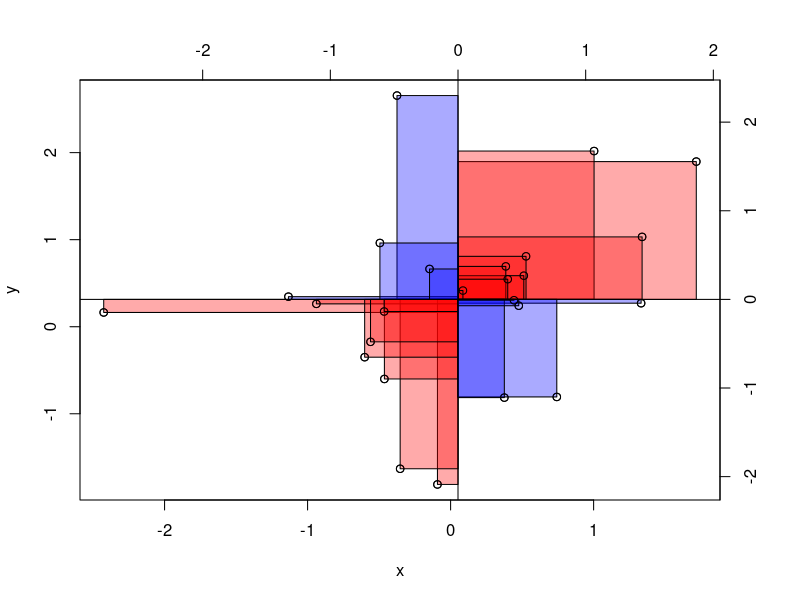
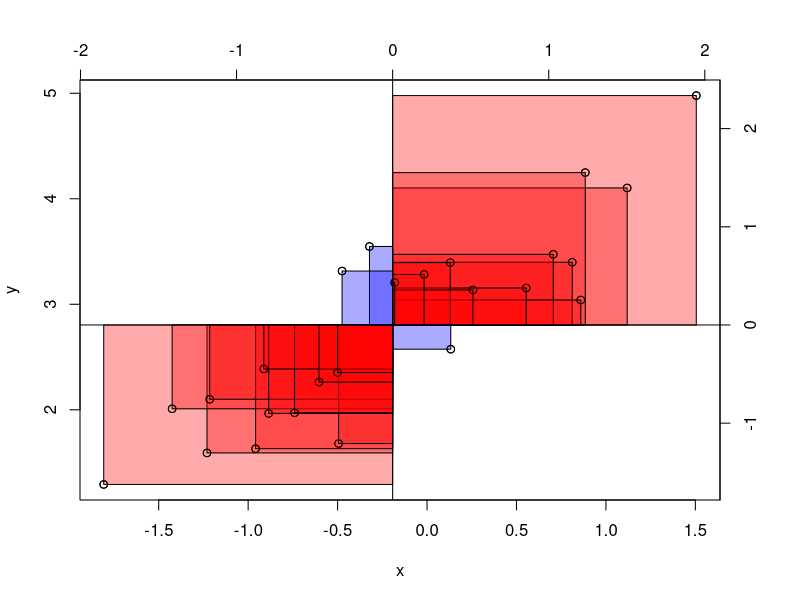
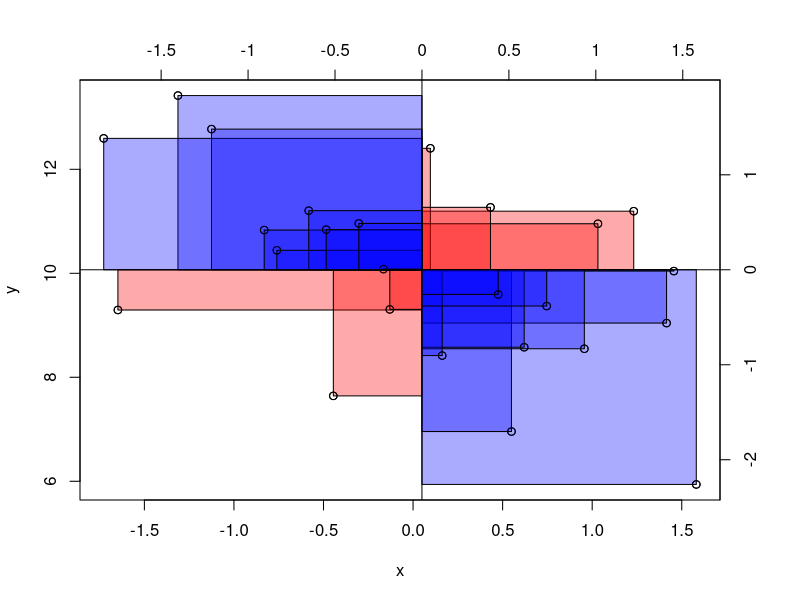
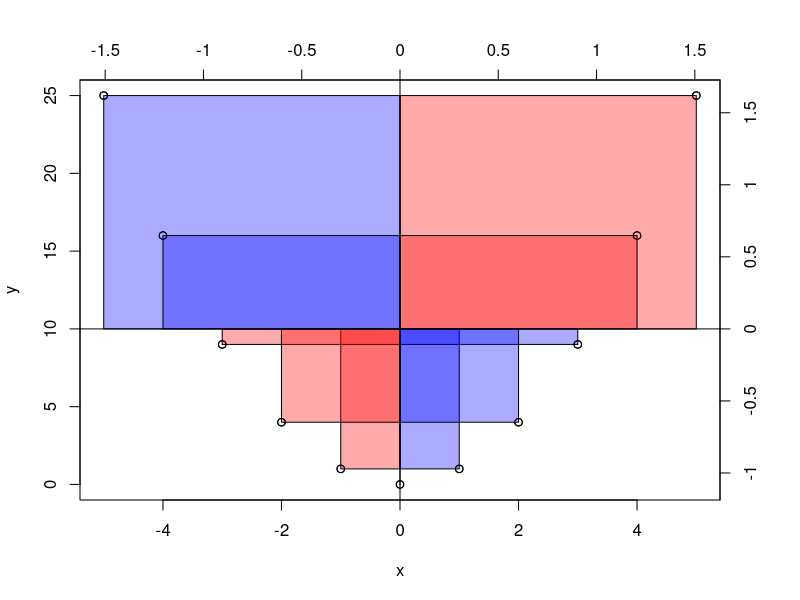

These charts were generated, in order, by the following R code:
library(TeachingDemos)


### Name: cor.rect.plot
### Title: Plot a visualization of the correlation using colored rectangles
### Aliases: cor.rect.plot
### Keywords: hplot

### ** Examples

## low correlation
x <- rnorm(25)
y <- rnorm(25)
cor(x,y)
cor.rect.plot(x,y)

## Positive correlation
x <- rnorm(25)
y <- x + rnorm(25,3, .5)
cor(x,y)
cor.rect.plot(x,y)

## negative correlation
x <- rnorm(25)
y <- rnorm(25,10,1.5) - x
cor(x,y)
cor.rect.plot(x,y)

## zero correlation but a definite relationship
x <- -5:5
y <- x^2
cor(x,y)
cor.rect.plot(x,y)
